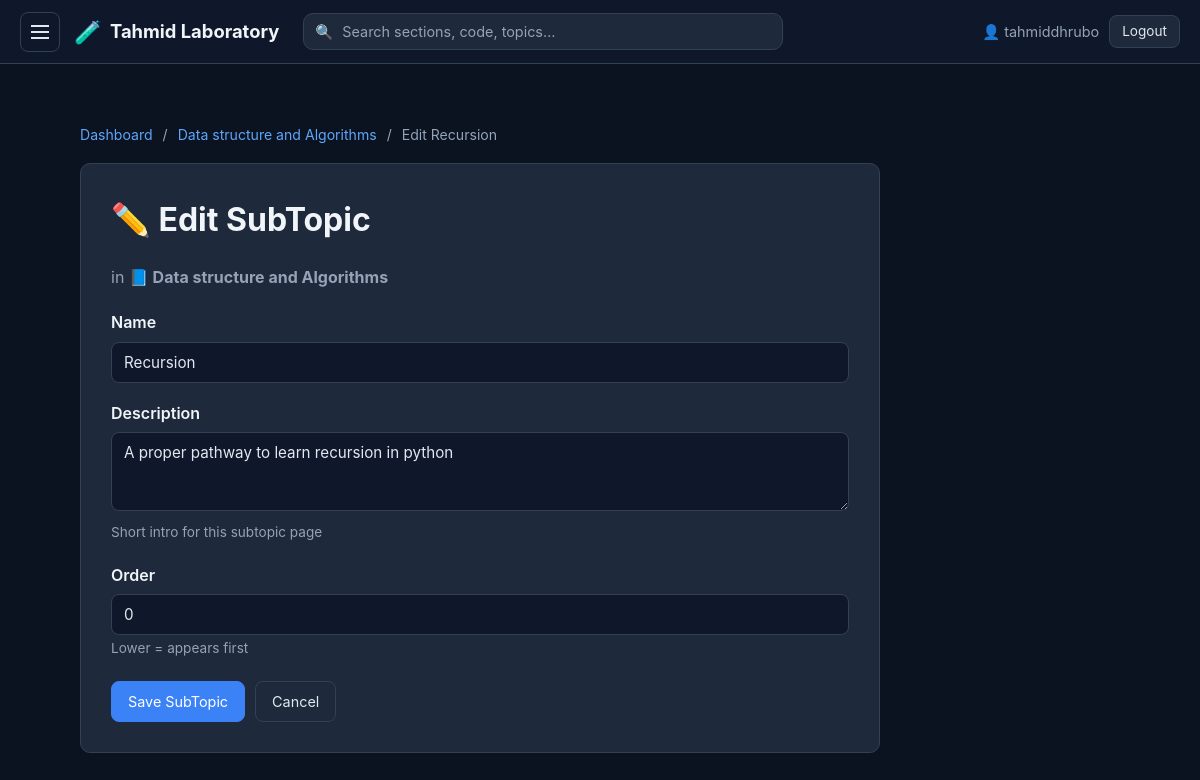
Page /dashboard/subtopic/1/edit/ (signed in) on the committed database.
### lab/models.py (models this page shows, shortened)
class Topic(models.Model):
    name = models.CharField(max_length=200, unique=True)
    slug = models.SlugField(max_length=200, unique=True, blank=True)
    description = models.TextField(
        blank=True, help_text="Short intro shown on homepage"
    )
    icon = models.CharField(max_length=50, default="📘", help_text="An emoji or icon")
    order = models.IntegerField(default=0, help_text="Lower = appears first")
    created_at = models.DateTimeField(auto_now_add=True)
    updated_at = models.DateTimeField(auto_now=True)
    class Meta:
        ordering = ["order", "name"]

class SubTopic(models.Model):
    topic = models.ForeignKey(Topic, on_delete=models.CASCADE, related_name="subtopics")
    name = models.CharField(max_length=200)
    slug = models.SlugField(max_length=200, blank=True)
    description = models.TextField(
        blank=True, help_text="Short intro for this subtopic page"
    )
    order = models.IntegerField(default=0, help_text="Lower = appears first")
    created_at = models.DateTimeField(auto_now_add=True)
    updated_at = models.DateTimeField(auto_now=True)
    class Meta:
        ordering = ["order", "name"]
        unique_together = ("topic", "slug")

### lab/views.py (the view)
@staff_required
def dashboard_subtopic_edit(request, pk):
    subtopic = get_object_or_404(SubTopic, pk=pk)
    if request.method == "POST":
        form = SubTopicForm(request.POST, instance=subtopic)
        if form.is_valid():
            form.save()
            messages.success(request, "SubTopic updated.")
            return redirect("lab:dashboard_topic_subtopics", slug=subtopic.topic.slug)
    else:
        form = SubTopicForm(instance=subtopic)
    return render(
        request,
        "lab/dashboard_subtopic_form.html",
        {
            "form": form,
            "mode": "edit",
            "topic": subtopic.topic,
            "subtopic": subtopic,
        },
    )

### lab/forms.py
class SubTopicForm(forms.ModelForm):
    class Meta:
        model = SubTopic
        fields = ["name", "description", "order"]
        widgets = {
            "name": forms.TextInput(attrs={"class": "form-control"}),
            "description": forms.Textarea(attrs={"class": "form-control", "rows": 3}),
            "order": forms.NumberInput(attrs={"class": "form-control"}),
        }

### lab/views.py (called while the page is built)
def staff_required(view):
    return user_passes_test(
        lambda u: u.is_authenticated and u.is_staff, login_url="/admin/login/"
    )(view)

### lab/templates/lab/dashboard_subtopic_form.html (shortened to what this page needs)
{% extends 'lab/base.html' %}
{% block content %}
<div class="dash-wrap">
    <div class="breadcrumb">
        <a href="{% url 'lab:dashboard' %}">Dashboard</a>
        <span>/</span>
        <a href="{% url 'lab:dashboard_topic_subtopics' topic.slug %}">{{ topic.name }}</a>
        <span>/</span>
        {% if mode == 'add' %}New SubTopic{% else %}Edit {{ subtopic.name }}{% endif %}
    </div>
    <div class="form-card">
        <h1>{% if mode == 'add' %}➕ New SubTopic{% else %}✏️ Edit SubTopic{% endif %}</h1>
        <p style="color:#94a3b8;margin-bottom:20px;">in <strong>{{ topic.icon }} {{ topic.name }}</strong></p>
        <form method="post">
            {% for field in form %}
            <div class="form-group">
                <label>{{ field.label }}</label>
                {{ field }}
                {% if field.help_text %}<small>{{ field.help_text }}</small>{% endif %}
            </div>
            {% endfor %}
            <div class="form-actions">
                <button type="submit" class="btn btn-primary">Save SubTopic</button>
                <a href="{% url 'lab:dashboard_topic_subtopics' topic.slug %}" class="btn">Cancel</a>
            </div>
        </form>
    </div>
</div>
{% endblock %}

### lab/templates/lab/base.html (shortened to what this page needs)
{% load static %}
<!DOCTYPE html>
<html lang="en">
<head>
    <link rel="stylesheet" href="{% static 'css/style.css' %}">
    <link rel="stylesheet" href="{% static 'css/dashboard.css' %}">
    <link rel="stylesheet" href="https://cdnjs.cloudflare.com/ajax/libs/highlight.js/11.9.0/styles/github-dark.min.css">
</head>
<body>
    <header class="topbar">
        <button class="menu-toggle" onclick="toggleSidebar()" aria-label="Toggle sidebar">
            <span class="hamburger"></span>
        </button>
        <a href="{% url 'lab:home' %}" class="brand">
            <span class="brand-icon">🧪</span>
            <span class="brand-text">Tahmid Laboratory</span>
        </a>
        <form class="search-form" action="{% url 'lab:search' %}" method="get" role="search">
            <span class="search-icon">🔍</span>
            <input type="text" name="q" placeholder="Search sections, code, topics…"
                value="{{ request.GET.q|default:'' }}" class="search-input" autocomplete="off">
        </form>
        <div class="topbar-right">
            {% if user.is_authenticated %}
            <span class="user">👤 {{ user.username }}</span>
            <a href="/admin/logout/" class="btn btn-sm">Logout</a>
            {% else %}
            <a href="/admin/login/" class="btn btn-sm">Login</a>
            {% endif %}
        </div>
    </header>
    <div class="layout">
        <main class="main">
            {% block content %}{% endblock %}
        </main>
    </div>
</body>
</html>

### static/css/style.css (style rules this page uses)
* { box-sizing: border-box; margin: 0; padding: 0; }
:root { --primary: #60a5fa; --primary-dark: #3b82f6; --bg: #0b1220; --bg-alt: #0f172a; --surface: #1e293b; --surface-2: #334155; --border: #334155; --text: #e2e8f0; --text-strong: #f1f5f9; --muted: #94a3b8; --sidebar-bg: #060b16; --sidebar-active: #1e40af; --danger: #f87171; --success: #34d399; --radius: 10px; }
body { font-family: -apple-system, BlinkMacSystemFont, "Segoe UI", Roboto, sans-serif; background: var(--bg); color: var(--text); line-height: 1.6; min-height: 100vh; }
.topbar { position: fixed; top: 0; left: 0; right: 0; height: 64px; background: var(--bg-alt); border-bottom: 1px solid var(--border); display: flex; align-items: center; padding: 0 20px; z-index: 100; gap: 14px; }
.menu-toggle { background: transparent; border: 1px solid var(--border); border-radius: 8px; width: 40px; height: 40px; display: flex; align-items: center; justify-content: center; cursor: pointer; color: var(--text); flex-shrink: 0; transition: 0.15s; }
.hamburger { width: 18px; height: 2px; background: currentColor; position: relative; display: block; }
.hamburger::before, .hamburger::after { content: ''; position: absolute; left: 0; width: 18px; height: 2px; background: currentColor; }
.hamburger::before { top: -6px; }
.hamburger::after { top: 6px; }
.brand { font-size: 1.15rem; font-weight: 700; color: var(--text-strong); text-decoration: none; display: flex; align-items: center; gap: 8px; white-space: nowrap; }
.brand-icon { font-size: 1.4rem; }
.search-form { flex: 1; max-width: 480px; position: relative; margin: 0 10px; }
.search-icon { position: absolute; left: 12px; top: 50%; transform: translateY(-50%); font-size: 0.9rem; color: var(--muted); pointer-events: none; }
.search-input { width: 100%; background: var(--surface); border: 1px solid var(--border); border-radius: 10px; padding: 9px 14px 9px 38px; color: var(--text); font-size: 0.9rem; font-family: inherit; transition: 0.15s; }
.search-input::placeholder { color: var(--muted); }
.topbar-right { margin-left: auto; display: flex; gap: 10px; align-items: center; }
.user { color: var(--muted); font-size: 0.9rem; }
.layout { display: flex; padding-top: 64px; min-height: 100vh; }
.main { flex: 1; padding: 30px 40px; max-width: 1200px; margin: 0 auto; width: 100%; }
.btn { display: inline-block; padding: 8px 16px; border-radius: 8px; background: var(--surface); border: 1px solid var(--border); color: var(--text); text-decoration: none; cursor: pointer; font-size: 0.9rem; transition: 0.15s; font-family: inherit; }
.btn-sm { padding: 5px 12px; font-size: 0.85rem; }
.btn-primary { background: var(--primary-dark); color: white; border-color: var(--primary-dark); }
.form-card { background: var(--surface); border: 1px solid var(--border); border-radius: var(--radius); padding: 30px; max-width: 800px; }
.form-card h1 { margin-bottom: 20px; color: var(--text-strong); }
.form-group { margin-bottom: 18px; }
.form-group label { display: block; font-weight: 600; margin-bottom: 6px; color: var(--text-strong); }
.form-group small { color: var(--muted); font-size: 0.85rem; }
.form-control { width: 100%; padding: 10px 12px; border: 1px solid var(--border); border-radius: 8px; font-family: inherit; font-size: 0.95rem; background: var(--bg-alt); color: var(--text); }
.form-actions { display: flex; gap: 10px; margin-top: 20px; }
.breadcrumb { font-size: 0.88rem; color: var(--muted); margin-bottom: 16px; }
.breadcrumb a { color: var(--primary); text-decoration: none; }
.breadcrumb span { margin: 0 6px; }

### static/css/dashboard.css (style rules this page uses)
.dash-wrap { padding: 30px 40px; max-width: 1400px; margin: 0 auto; }
.breadcrumb { font-size: 0.88rem; color: #94a3b8; margin-bottom: 16px; }
.breadcrumb a { color: #60a5fa; text-decoration: none; }
.breadcrumb span { margin: 0 6px; }

### rows in the picture
Topic: name "Data structure and Algorithms", icon "📘"
SubTopic: name "Recursion", form "Recursion" "A proper pathway to learn recursion in python" "0"

### other values in the picture
{{ user.username }} "tahmiddhrubo"
{{ field.label }} "Name" "Description" "Order"
{{ field.help_text }} "Short intro for this subtopic page" "Lower = appears first"
